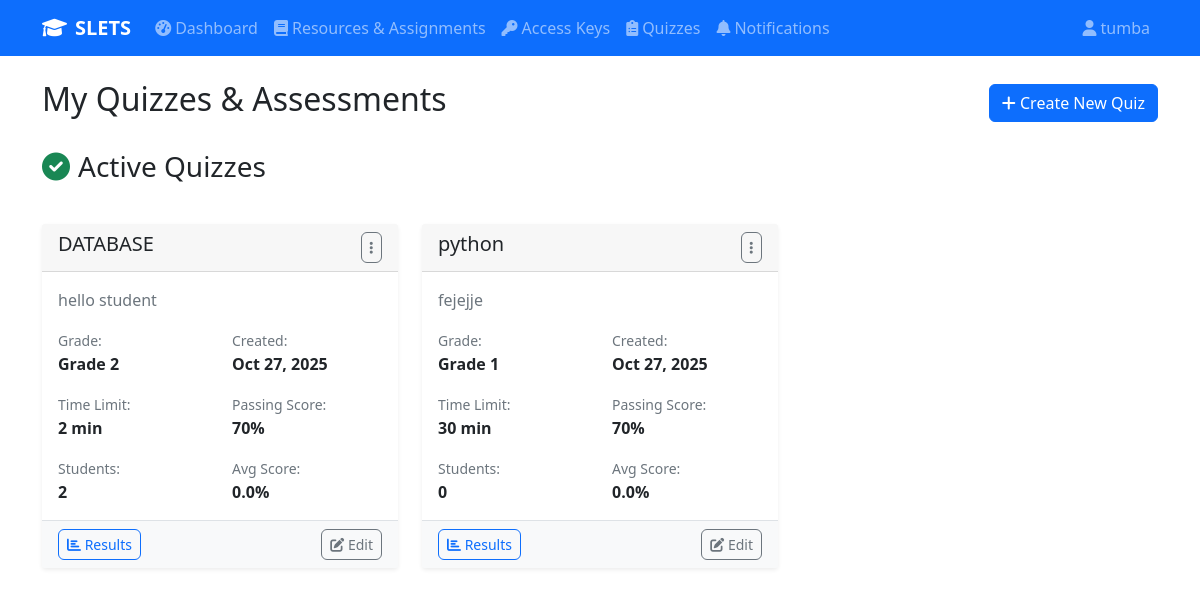
/teacher/quizzes (signed in), run on the app's committed database.
### app.py (models this page shows, shortened)
class User(UserMixin, db.Model):
    id = db.Column(db.Integer, primary_key=True)
    username = db.Column(db.String(80), unique=True, nullable=False)
    password_hash = db.Column(db.String(255), nullable=False)
    role = db.Column(db.String(20), nullable=False)  # 'admin', 'teacher' or 'student'
    email = db.Column(db.String(255), nullable=False)

class Resource(db.Model):
    id = db.Column(db.Integer, primary_key=True)
    title = db.Column(db.String(200), nullable=False)
    description = db.Column(db.Text)
    resource_type = db.Column(db.String(20), nullable=False)  # 'note', 'video', 'link'
    file_path = db.Column(db.String(255))
    url = db.Column(db.String(500))
    created_by = db.Column(db.Integer, db.ForeignKey('user.id'), nullable=False)
    created_at = db.Column(db.DateTime, default=datetime.now)
    grade = db.Column(db.String(10), nullable=False)
    is_deleted = db.Column(db.Boolean, default=False)  # Soft delete flag
    deleted_at = db.Column(db.DateTime)  # When it was deleted
    deleted_by = db.Column(db.Integer, db.ForeignKey('user.id'))  # Who deleted it
    access_time_limit = db.Column(db.Integer, default=0, nullable=True)  # Time limit in minutes (0 = no limit)

class QuizMetadata(db.Model):
    id = db.Column(db.Integer, primary_key=True)
    resource_id = db.Column(db.Integer, db.ForeignKey('resource.id'), unique=True, nullable=False)
    time_limit = db.Column(db.Integer) # in seconds
    passing_score = db.Column(db.Integer) # in percentage
    created_by = db.Column(db.Integer, db.ForeignKey('user.id'), nullable=False)
    created_at = db.Column(db.DateTime, default=datetime.now)
    marks_published = db.Column(db.Boolean, default=False)
    marks_published_at = db.Column(db.DateTime, nullable=True)

### app.py (the view, shortened to what this page needs)
@app.route('/teacher/quizzes')
@login_required
@teacher_required
def teacher_quizzes():
    active_quizzes = db.session.query(Resource, QuizMetadata).join(
        QuizMetadata, Resource.id == QuizMetadata.resource_id
    ).filter(
        Resource.created_by == current_user.id,
        Resource.resource_type == 'quiz',
        Resource.is_deleted == False
    ).order_by(Resource.created_at.desc()).all()
    resources_with_quizzes = db.session.query(Resource).filter(
        Resource.created_by == current_user.id,
        Resource.resource_type.in_(['note', 'video', 'link']),
        Resource.is_deleted == False
    ).join(Question, Resource.id == Question.resource_id).distinct().order_by(Resource.created_at.desc()).all()
    deleted_quizzes = db.session.query(Resource, QuizMetadata).join(
        QuizMetadata, Resource.id == QuizMetadata.resource_id
    ).filter(
        Resource.created_by == current_user.id,
        Resource.resource_type == 'quiz',
        Resource.is_deleted == True
    ).order_by(Resource.deleted_at.desc()).all()
    active_quiz_stats = []
    for quiz, metadata in active_quizzes:
        student_count = StudySession.query.filter_by(resource_id=quiz.id).count()
        avg_score = db.session.query(db.func.avg(StudySession.quiz_score)).filter(
            StudySession.resource_id == quiz.id,
            StudySession.quiz_score.isnot(None)
        ).scalar()
        active_quiz_stats.append({
            'quiz': quiz,
            'metadata': metadata,
            'student_count': student_count,
            'avg_score': avg_score or 0,
            'quiz_type': 'standalone'
        })
    resource_quiz_stats = []
    deleted_quiz_stats = []
    return render_template('teacher_quizzes.html',
                         active_quiz_stats=active_quiz_stats,
                         resource_quiz_stats=resource_quiz_stats,
                         deleted_quiz_stats=deleted_quiz_stats)

### app.py (called while the page is built)
@app.context_processor
def inject_notification_counts():
    student_unread = 0
    teacher_unread = 0
    try:
        if current_user.is_authenticated:
            if getattr(current_user, 'role', None) == 'student':
                student = Student.query.filter_by(user_id=current_user.id).first()
                if student:
                    student_unread = db.session.query(StudentNotification).filter_by(student_id=student.id, is_read=False).count()
            elif getattr(current_user, 'role', None) == 'teacher':
                try:
                    teacher_unread = db.session.query(TeacherNotification).filter_by(teacher_id=current_user.id, is_read=False).count()
                except Exception:
                    teacher_unread = 0
    except Exception:
        pass
    return dict(student_unread_notifications=student_unread, teacher_unread_notifications=teacher_unread)

@login_manager.user_loader
def load_user(user_id):
    return User.query.get(int(user_id))

def teacher_required(f):
    @wraps(f)
    @login_required
    def decorated_function(*args, **kwargs):
        if current_user.role != 'teacher':
            abort(403)
        return f(*args, **kwargs)
    return decorated_function

### templates/teacher_quizzes.html (shortened to what this page needs)
{% extends "base.html" %}
{% block content %}
<div class="container">
    <div class="row mb-4">
        <div class="col-12">
            <div class="d-flex justify-content-between align-items-center">
                <h2>My Quizzes & Assessments</h2>
                <a href="{{ url_for('create_quiz') }}" class="btn btn-primary">
                    <i class="fas fa-plus"></i> Create New Quiz
                </a>
            </div>
        </div>
    </div>
    {% if active_quiz_stats or resource_quiz_stats %}
    <div class="row mb-4">
        <div class="col-12">
            <h3 class="mb-3"><i class="fas fa-check-circle text-success me-2"></i>Active Quizzes</h3>
        </div>
    </div>
    <div class="row">
        {% for stat in active_quiz_stats %}
        <div class="col-md-6 col-lg-4 mb-4">
            <div class="card h-100">
                <div class="card-header">
                    <div class="d-flex justify-content-between align-items-start">
                        <h5 class="card-title mb-0">{{ stat.quiz.title }}</h5>
                        <div class="dropdown">
                            <button class="btn btn-sm btn-outline-secondary dropdown-toggle" type="button" data-bs-toggle="dropdown">
                                <i class="fas fa-ellipsis-v"></i>
                            </button>
                        </div>
                    </div>
                </div>
                <div class="card-body">
                    <p class="card-text text-muted">{{ stat.quiz.description or 'No description' }}</p>
                    <div class="row mb-3">
                        <div class="col-6">
                            <small class="text-muted">Grade:</small><br>
                            <strong>Grade {{ stat.quiz.grade }}</strong>
                        </div>
                        <div class="col-6">
                            <small class="text-muted">Created:</small><br>
                            <strong>{{ stat.quiz.created_at.strftime('%b %d, %Y') }}</strong>
                        </div>
                    </div>
                    {% if stat.metadata %}
                    <div class="row mb-3">
                        {% if stat.metadata.time_limit %}
                        <div class="col-6">
                            <small class="text-muted">Time Limit:</small><br>
                            <strong>{{ stat.metadata.time_limit // 60 }} min</strong>
                        </div>
                        {% endif %}
                        <div class="col-6">
                            <small class="text-muted">Passing Score:</small><br>
                            <strong>{{ stat.metadata.passing_score }}%</strong>
                        </div>
                    </div>
                    {% endif %}
                    <div class="row">
                        <div class="col-6">
                            <small class="text-muted">Students:</small><br>
                            <strong>{{ stat.student_count }}</strong>
                        </div>
                        <div class="col-6">
                            <small class="text-muted">Avg Score:</small><br>
                            <strong>{{ "%.1f"|format(stat.avg_score) }}%</strong>
                        </div>
                    </div>
                </div>
                <div class="card-footer">
                    <div class="d-flex justify-content-between">
                        <a href="{{ url_for('quiz_results', quiz_id=stat.quiz.id) }}" class="btn btn-sm btn-outline-primary">
                            <i class="fas fa-chart-bar"></i> Results
                        </a>
                        <a href="{{ url_for('edit_quiz', quiz_id=stat.quiz.id) }}" class="btn btn-sm btn-outline-secondary">
                            <i class="fas fa-edit"></i> Edit
                        </a>
                    </div>
                </div>
            </div>
        </div>
        {% endfor %}
    </div>
    {% endif %}
</div>
{% endblock %}

### templates/base.html (shortened to what this page needs)
<!DOCTYPE html>
<html lang="en">
<head>
    <link href="https://cdn.jsdelivr.net/npm/bootstrap@5.1.3/dist/css/bootstrap.min.css" rel="stylesheet">
    <link rel="stylesheet" href="https://cdnjs.cloudflare.com/ajax/libs/font-awesome/6.0.0/css/all.min.css">
</head>
<body>
    {% if current_user.is_authenticated %}
    <nav class="navbar navbar-expand-lg navbar-dark bg-primary">
        <div class="container">
            <a class="navbar-brand" href="{{ url_for('index') }}">
                <i class="fas fa-graduation-cap me-2"></i>SLETS
            </a>
            <div class="collapse navbar-collapse" id="navbarNav">
                <ul class="navbar-nav me-auto">
                    {% if current_user.role == 'admin' %}
                        <li class="nav-item">
                            <a class="nav-link" href="{{ url_for('admin_dashboard') }}">
                                <i class="fas fa-user-shield me-1"></i>Admin
                            </a>
                        </li>
                    {% elif current_user.role == 'teacher' %}
                        <li class="nav-item">
                            <a class="nav-link" href="{{ url_for('teacher_dashboard') }}">
                                <i class="fas fa-tachometer-alt me-1"></i>Dashboard
                            </a>
                        </li>
                        <li class="nav-item">
                            <a class="nav-link" href="{{ url_for('teacher_resources') }}">
                                <i class="fas fa-book me-1"></i>Resources & Assignments
                            </a>
                        </li>
                        <li class="nav-item">
                            <a class="nav-link" href="{{ url_for('manage_access_keys') }}">
                                <i class="fas fa-key me-1"></i>Access Keys
                            </a>
                        </li>
                        <li class="nav-item">
                            <a class="nav-link" href="{{ url_for('teacher_quizzes') }}">
                                <i class="fas fa-clipboard-list me-1"></i>Quizzes
                            </a>
                        </li>
                        <li class="nav-item">
                            <a class="nav-link position-relative" href="#" data-bs-toggle="modal" data-bs-target="#notificationModal">
                                <i class="fas fa-bell me-1"></i>Notifications
                            </a>
                        </li>
                    {% endif %}
                </ul>
                <ul class="navbar-nav">
                    <li class="nav-item dropdown">
                        <a class="nav-link dropdown-toggle" href="#" id="navbarDropdown" role="button" data-bs-toggle="dropdown">
                            <i class="fas fa-user me-1"></i>{{ current_user.username }}
                        </a>
                    </li>
                </ul>
            </div>
        </div>
    </nav>
    {% endif %}
    <main class="py-4">
        {% block content %}{% endblock %}
    </main>
</body>
</html>

### templates/base.html (style rules this page uses)
.navbar-brand { font-weight: bold; }
.card { border: none; box-shadow: 0 0.125rem 0.25rem rgba(0, 0, 0, 0.075); }
.card-header { border-bottom: 1px solid rgba(0, 0, 0, 0.125); }
.btn { border-radius: 0.375rem; }

### templates/teacher_quizzes.html (style rules this page uses)
.card { transition: transform 0.2s, box-shadow 0.2s; }
.dropdown-toggle::after { display: none; }
.card-footer { background-color: #f8f9fa; border-top: 1px solid #dee2e6; }

### data on the page
User: username "tumba"
Resource: quiz "DATABASE", quiz "hello student", quiz.grade "2", quiz.created_at "Oct 27, 2025"
QuizMetadata: metadata "2", metadata.passing_score "70"
Resource: quiz "python", quiz "fejejje", quiz.grade "1", quiz.created_at "Oct 27, 2025"
QuizMetadata: metadata "30", metadata.passing_score "70"

### other printed values
{{ stat.student_count }} "2" "0"
{{ "%.1f"|format(stat.avg_score) }} "0.0" "0.0"
